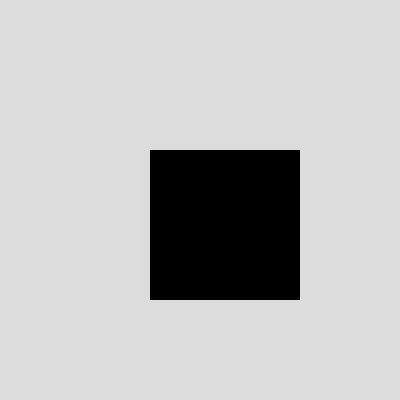
Frame 1 (no input)
Frame 60 (no input): identical to frame 1, image omitted
Frame 120 (the mouse pressed at the canvas centre since frame 60): identical to frame 1, image omitted

The p5.js sketch that drew this single still picture (run headless with seeded random() and noise() and a simulated clock; from frame 60 on, the mouse is pressed at the canvas centre):

// p5.js sketch
// ── sketch.js
function setup() {
  createCanvas(400, 400);
  noStroke();
  
}

function draw() {
  background(220);
  //iz, draw a little smiley face or a shape or something;
  fill("yellow");
  circle((width/2), (height/2), 100);
  fill("yellow");
  //ivy, add a face on top of my circle!
  fill('black');
  circle(180, 190, 10);
  circle(220, 190, 10);
  //paris draw the expression !
  fill('black');
  circle(200,220,30);
//Anita can you draw a square around me 

square (150,150,150);}
